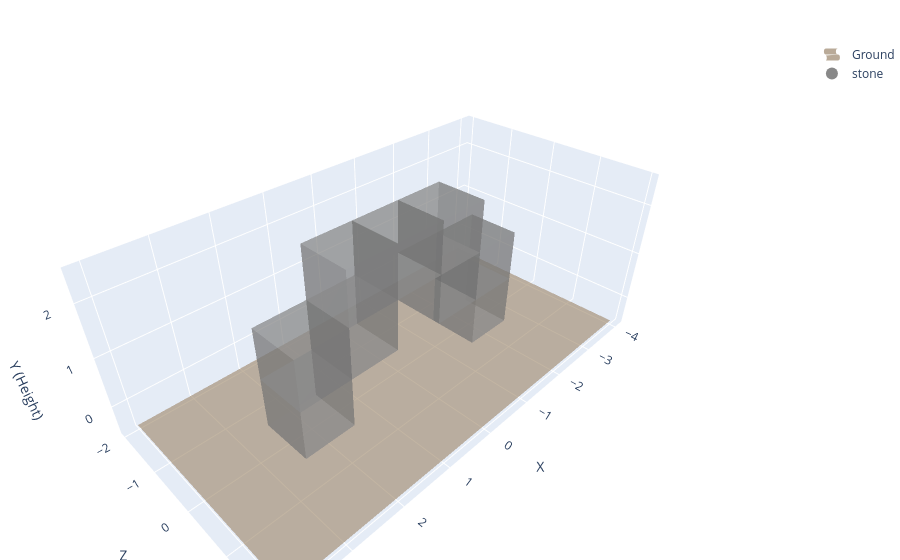

Write notebook code for a chart like this one.
### Code cell
from eval_code.shape import is_top_surface_concave

coords = [
    {"x": -2, "y": 0, "z": 0, "material": "stone"},
    {"x": -2, "y": 1, "z": 0, "material": "stone"},
    {"x": -1, "y": 1, "z": 0, "material": "stone"},
    {"x": -1, "y": 2, "z": 0, "material": "stone"},
    {"x": -0, "y": 2, "z": 0, "material": "stone"},
    {"x":  1, "y": 2, "z": 0, "material": "stone"},
    {"x":  1, "y": 1, "z": 0, "material": "stone"},
    {"x":  2, "y": 1, "z": 0, "material": "stone"},
    {"x":  2, "y": 0, "z": 0, "material": "stone"},
]

assert True == is_top_surface_concave(coords, strict=False)
assert False == is_top_surface_concave(coords, strict=True)
assert True == is_top_surface_concave(coords, strict='non-flat')

plotly_blocks.plot(coords)

### Figure 1 — Plotly figure (JSON) as saved in the notebook; plotly's stock layout.template omitted (floating-point values rounded to 4 significant figures)
{"data": [{"colorscale": [[0, "#8B7355"], [1, "#8B7355"]], "name": "Ground", "opacity": 0.6, "showlegend": true, "showscale": false, "type": "surface", "x": [[-4, 4], [-4, 4]], "y": [[-2, -2], [2, 2]], "z": [[-0.5, -0.5], [-0.5, -0.5]]}, {"facecolor": ["#888888", "#888888", "#888888", "#888888", "#888888", "#888888", "#888888", "#888888", "#888888", "#888888", "#888888", "#888888", "#888888", "#888888", "#888888", "#888888", "#888888", "#888888", "#888888", "#888888", "#888888", "#888888", "#888888", "#888888", "#888888", "#888888", "#888888", "#888888", "#888888", "#888888", "#888888", "#888888", "#888888", "#888888", "#888888", "#888888", "#888888", "#888888", "#888888", "#888888", "#888888", "#888888", "#888888", "#888888", "#888888", "#888888", "#888888", "#888888", "#888888", "#888888", "#888888", "#888888", "#888888", "#888888", "#888888", "#888888", "#888888", "#888888", "#888888", "#888888", "#888888", "#888888", "#888888", "#888888", "#888888", "#888888", "#888888", "#888888", "#888888", "#888888", "#888888", "#888888", "#888888", "#888888", "#888888", "#888888", "#888888", "#888888", "#888888", "#888888", "#888888", "#888888", "#888888", "#888888", "#888888", "#888888", "#888888", "#888888", "#888888", "#888888", "#888888", "#888888", "#888888", "#888888", "#888888", "#888888", "#888888", "#888888", "#888888", "#888888", "#888888", "#888888", "#888888", "#888888", "#888888", "#888888", "#888888", "#888888"], "flatshading": true, "i": [0, 0, 4, 4, 0, 0, 2, 2, 1, 1, 0, 0, 8, 8, 12, 12, 8, 8, 10, 10, 9, 9, 8, 8, 16, 16, 20, 20, 16, 16, 18, 18, 17, 17, 16, 16, 24, 24, 28, 28, 24, 24, 26, 26, 25, 25, 24, 24, 32, 32, 36, 36, 32, 32, 34, 34, 33, 33, 32, 32, 40, 40, 44, 44, 40, 40, 42, 42, 41, 41, 40, 40, 48, 48, 52, 52, 48, 48, 50, 50, 49, 49, 48, 48, 56, 56, 60, 60, 56, 56, 58, 58, 57, 57, 56, 56, 64, 64, 68, 68, 64, 64, 66, 66, 65, 65, 64, 64], "j": [1, 2, 5, 6, 1, 5, 3, 7, 2, 6, 3, 7, 9, 10, 13, 14, 9, 13, 11, 15, 10, 14, 11, 15, 17, 18, 21, 22, 17, 21, 19, 23, 18, 22, 19, 23, 25, 26, 29, 30, 25, 29, 27, 31, 26, 30, 27, 31, 33, 34, 37, 38, 33, 37, 35, 39, 34, 38, 35, 39, 41, 42, 45, 46, 41, 45, 43, 47, 42, 46, 43, 47, 49, 50, 53, 54, 49, 53, 51, 55, 50, 54, 51, 55, 57, 58, 61, 62, 57, 61, 59, 63, 58, 62, 59, 63, 65, 66, 69, 70, 65, 69, 67, 71, 66, 70, 67, 71], "k": [2, 3, 6, 7, 5, 4, 7, 6, 6, 5, 7, 4, 10, 11, 14, 15, 13, 12, 15, 14, 14, 13, 15, 12, 18, 19, 22, 23, 21, 20, 23, 22, 22, 21, 23, 20, 26, 27, 30, 31, 29, 28, 31, 30, 30, 29, 31, 28, 34, 35, 38, 39, 37, 36, 39, 38, 38, 37, 39, 36, 42, 43, 46, 47, 45, 44, 47, 46, 46, 45, 47, 44, 50, 51, 54, 55, 53, 52, 55, 54, 54, 53, 55, 52, 58, 59, 62, 63, 61, 60, 63, 62, 62, 61, 63, 60, 66, 67, 70, 71, 69, 68, 71, 70, 70, 69, 71, 68], "opacity": 0.5, "type": "mesh3d", "x": [-2.5, -1.5, -1.5, -2.5, -2.5, -1.5, -1.5, -2.5, -2.5, -1.5, -1.5, -2.5, -2.5, -1.5, -1.5, -2.5, -1.5, -0.5, -0.5, -1.5, -1.5, -0.5, -0.5, -1.5, -1.5, -0.5, -0.5, -1.5, -1.5, -0.5, -0.5, -1.5, -0.5, 0.5, 0.5, -0.5, -0.5, 0.5, 0.5, -0.5, 0.5, 1.5, 1.5, 0.5, 0.5, 1.5, 1.5, 0.5, 0.5, 1.5, 1.5, 0.5, 0.5, 1.5, 1.5, 0.5, 1.5, 2.5, 2.5, 1.5, 1.5, 2.5, 2.5, 1.5, 1.5, 2.5, 2.5, 1.5, 1.5, 2.5, 2.5, 1.5], "y": [-0.5, -0.5, -0.5, -0.5, 0.5, 0.5, 0.5, 0.5, -0.5, -0.5, -0.5, -0.5, 0.5, 0.5, 0.5, 0.5, -0.5, -0.5, -0.5, -0.5, 0.5, 0.5, 0.5, 0.5, -0.5, -0.5, -0.5, -0.5, 0.5, 0.5, 0.5, 0.5, -0.5, -0.5, -0.5, -0.5, 0.5, 0.5, 0.5, 0.5, -0.5, -0.5, -0.5, -0.5, 0.5, 0.5, 0.5, 0.5, -0.5, -0.5, -0.5, -0.5, 0.5, 0.5, 0.5, 0.5, -0.5, -0.5, -0.5, -0.5, 0.5, 0.5, 0.5, 0.5, -0.5, -0.5, -0.5, -0.5, 0.5, 0.5, 0.5, 0.5], "z": [-0.5, -0.5, 0.5, 0.5, -0.5, -0.5, 0.5, 0.5, 0.5, 0.5, 1.5, 1.5, 0.5, 0.5, 1.5, 1.5, 0.5, 0.5, 1.5, 1.5, 0.5, 0.5, 1.5, 1.5, 1.5, 1.5, 2.5, 2.5, 1.5, 1.5, 2.5, 2.5, 1.5, 1.5, 2.5, 2.5, 1.5, 1.5, 2.5, 2.5, 1.5, 1.5, 2.5, 2.5, 1.5, 1.5, 2.5, 2.5, 0.5, 0.5, 1.5, 1.5, 0.5, 0.5, 1.5, 1.5, 0.5, 0.5, 1.5, 1.5, 0.5, 0.5, 1.5, 1.5, -0.5, -0.5, 0.5, 0.5, -0.5, -0.5, 0.5, 0.5]}, {"marker": {"color": "#888888", "size": 8}, "mode": "markers", "name": "stone", "showlegend": true, "type": "scatter3d", "x": [null], "y": [null], "z": [null]}], "layout": {"legend": {"itemsizing": "constant"}, "margin": {"b": 0, "l": 0, "r": 0, "t": 40}, "scene": {"aspectmode": "data", "xaxis": {"dtick": 1, "tick0": -3, "tickformat": ",d", "tickmode": "linear", "title": {"text": "X"}}, "yaxis": {"dtick": 1, "tick0": -1, "tickformat": ",d", "tickmode": "linear", "title": {"text": "Z"}}, "zaxis": {"dtick": 1, "tick0": -1, "tickformat": ",d", "tickmode": "linear", "title": {"text": "Y (Height)"}}}, "title": {"text": ""}}}
